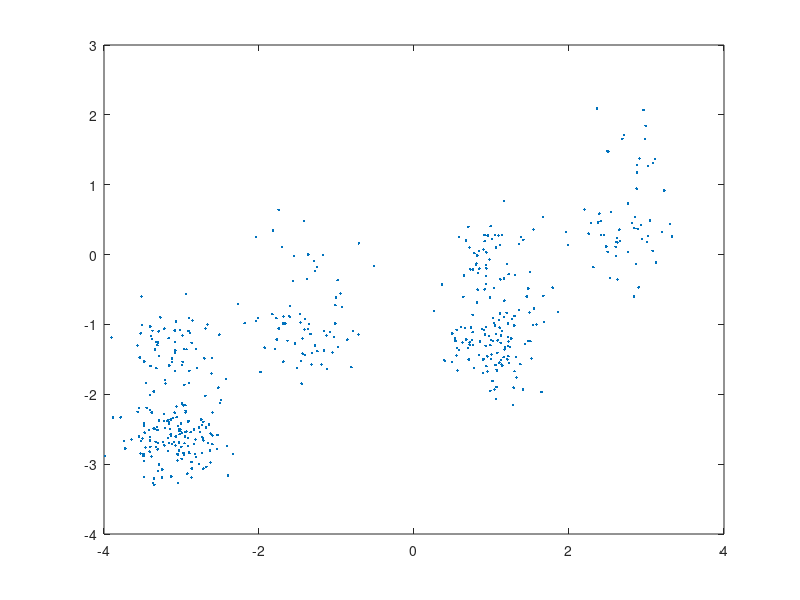

The MATLAB script that drew this image:
%%%%%%%%%%%%%%%%%%%%%%%%%%%%%%%%%%%%%%%%%%%%%%%%%%%%%%%%%%%%%%%%%%%%%%%%%%%
% Y = [Y_1,...,Y_T]                         D  * T
% S_t = [S^{1}|...|S^{M}]'                  MK * 1
% S = [S_1,...,S_T]                         MK * T
% W = [W^{1}|...|W^{M}]                     D  * MK
% P_{i,j} = P(S_{t+1} = i | S_{t+j} = j) 
% P = [P^{1}|...|P^{M}]]                    K  * MK
%%%%%%%%%%%%%%%%%%%%%%%%%%%%%%%%%%%%%%%%%%%%%%%%%%%%%%%%%%%%%%%%%%%%%%%%%%%

clear;

% To be able to repeat
rng('default');
rng(1);

% Parameters
K = 2;
M = 3;
D = 2;
T = 500;

% Generate random parameters

Pi = rand(M,K);
Pi = Pi ./ sum(Pi,2);

P = rand(K,M*K);
P = P ./ sum(P);

W = randn(D,M*K);

%C = diag(rand(1,D)); % To be sure it is psd
C = 0.1 * eye(D);

% Compute sequence of hidden and observable varibles
S = zeros(M*K,T);
Y = zeros(D,T);

% Initialization
S(:,1) = reshape(mnrnd(1,Pi)',[K*M,1]);
mu = 0;
for m = 1:M
    mu = mu + W(:,((m-1)*K+1):m*K) * S((m-1)*K+1:m*K,1);
end
Y(:,1) = mvnrnd(mu,C);
    
for t = 2:T
    mu = 0;
    for m = 1:M
        S((m-1)*K+1:m*K,t) = reshape(mnrnd(1,P(:,(m-1)*K+1:m*K)*S((m-1)*K+1:m*K,t-1))',[K,1]);
        mu = mu + W(:,((m-1)*K+1):m*K) * S((m-1)*K+1:m*K,t);
    end
    Y(:,t) = mvnrnd(mu,C);
end

plot(Y(1,:),Y(2,:),'.');
